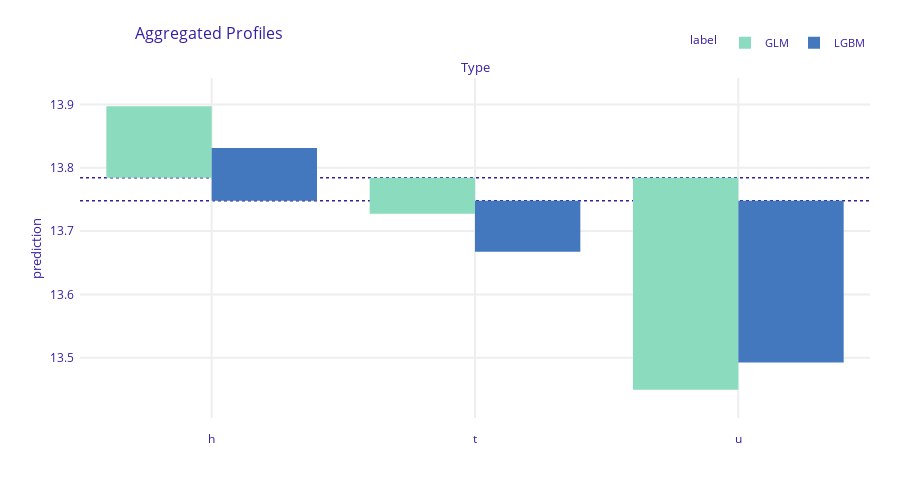

Source (notebook cell):
### Markdown cell above
### Plotting Partial Dependence Plots (PDP) of top features

### Code cell
plot_pdp(glm_explainer, lgbm_explainer, "Type", variable_type = "categorical")

### Figure 1 — Plotly figure (JSON) as saved in the notebook; plotly's stock layout.template omitted (floating-point values rounded to 4 significant figures)
{"data": [{"alignmentgroup": "True", "base": [13.78, 13.78, 13.78], "customdata": [[13.9, "GLM", "Type"], [13.73, "GLM", "Type"], [13.45, "GLM", "Type"]], "hovertemplate": "<b>%{hovertext}</b><br><br>mean_prediction=%{base:.3f}<br>prediction=%{customdata[0]:.3f}<extra></extra>", "hovertext": ["GLM", "GLM", "GLM"], "legendgroup": "GLM", "marker": {"color": "#8bdcbe", "pattern": {"shape": ""}}, "name": "GLM", "offsetgroup": "GLM", "orientation": "v", "showlegend": true, "textposition": "auto", "type": "bar", "x": ["h", "t", "u"], "xaxis": "x", "y": [0.1129, -0.05703, -0.3349], "yaxis": "y"}, {"alignmentgroup": "True", "base": [13.75, 13.75, 13.75], "customdata": [[13.83, "LGBM", "Type"], [13.67, "LGBM", "Type"], [13.49, "LGBM", "Type"]], "hovertemplate": "<b>%{hovertext}</b><br><br>mean_prediction=%{base:.3f}<br>prediction=%{customdata[0]:.3f}<extra></extra>", "hovertext": ["LGBM", "LGBM", "LGBM"], "legendgroup": "LGBM", "marker": {"color": "#4378bf", "pattern": {"shape": ""}}, "name": "LGBM", "offsetgroup": "LGBM", "orientation": "v", "showlegend": true, "textposition": "auto", "type": "bar", "x": ["h", "t", "u"], "xaxis": "x", "y": [0.08365, -0.08032, -0.2556], "yaxis": "y"}], "layout": {"annotations": [{"font": {"size": 13}, "showarrow": false, "text": "Type", "x": 0.5, "xanchor": "center", "xref": "paper", "y": 1, "yanchor": "bottom", "yref": "paper"}, {"font": {"size": 13}, "showarrow": false, "text": "prediction", "textangle": -90, "x": -0.07, "xref": "paper", "y": 0.5, "yref": "paper"}], "barmode": "group", "font": {"color": "#371ea3"}, "height": 489, "hovermode": "x unified", "legend": {"font": {"size": 11}, "itemsizing": "constant", "orientation": "h", "title": {"font": {"size": 12}, "text": "label"}, "tracegroupgap": 0, "x": 1, "xanchor": "right", "y": 1.061, "yanchor": "bottom"}, "margin": {"b": 71, "r": 30, "t": 78}, "shapes": [{"layer": "below", "line": {"color": "#371ea3", "dash": "dot", "width": 1.5}, "type": "line", "x0": 0, "x1": 1, "xref": "x domain", "y0": 13.78, "y1": 13.78, "yref": "y"}, {"layer": "below", "line": {"color": "#371ea3", "dash": "dot", "width": 1.5}, "type": "line", "x0": 0, "x1": 1, "xref": "x domain", "y0": 13.75, "y1": 13.75, "yref": "y"}], "title": {"font": {"size": 16}, "text": "Aggregated Profiles", "x": 0.15}, "xaxis": {"anchor": "y", "automargin": true, "domain": [0, 1], "fixedrange": true, "gridwidth": 2, "showticklabels": true, "tickcolor": "white", "ticklen": 10, "ticks": "outside", "title": {"text": ""}, "type": "category"}, "yaxis": {"anchor": "x", "automargin": true, "domain": [0, 1], "fixedrange": true, "gridwidth": 2, "range": [13.4, 13.94], "tickcolor": "white", "ticklen": 3, "ticks": "outside", "title": {"text": ""}, "type": "linear", "zeroline": false}}}
